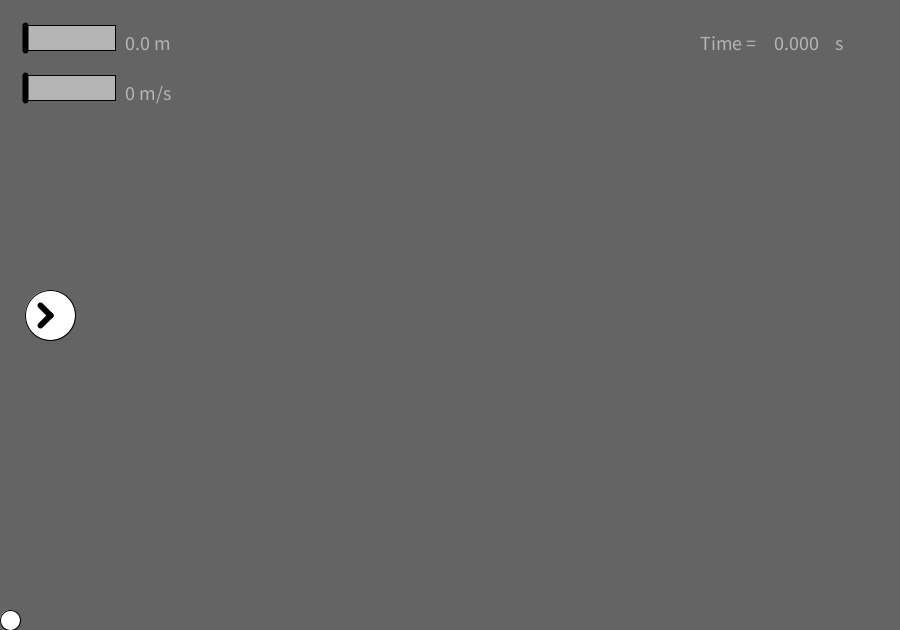
Frame 1 (no input)
Frame 60 (the mouse pressed at the canvas centre just before this capture): identical to frame 1, image omitted
Frame 120 (the mouse held since frame 60 and released just before this capture): identical to frame 1, image omitted

The Processing sketch that drew this single still picture (run headless with seeded random() and noise(); from frame 60 on, the mouse is pressed at the canvas centre):

// Processing sketch: WidgetExample
// ── WidgetExample.pde
float dx=10;  // Inital x position
float dy=620; // Inital y position
float dyi=620;
float vx=0;  // Inital x velocity
float vy=0; //Inital v velocity, remember negative y is up
float t=.1;  // Time steps
float g=9.8; // Acceleration due to gravity, where each pixel = 1 meter
float vyf=0; // Final Velocity
float r=.85; // Coeficient of Restitution (Bounciness)
float aimX=50;
float aimY=320;
int angle = 0;
int dySlider=25;
int vi=0;
boolean launch=false;
float time=0.000;
float projAngle;
float projV;

void setup()
{
  size(900, 630);
  smooth();
  background(100);
//  frameRate (30/t);
  textSize(20);
}

void draw ()
{
  background(100);
  strokeWeight(1);
  fill(255);
  ellipse (50, height/2, 50, 50);
  ellipse (dx, dy, 20, 20);
//  ellipse (10, dy, 20,20);
//  if(dy<619)
//  {
//  vectors();
//  }
  fill(180);
  rect(25, 25, 90, 25);
  rect(25, 75, 90, 25);
  strokeWeight(6);
  line(dySlider, 25, dySlider, 50);
  text(620-dyi+" m", 125, 50);
//  text("m", 215, 50);
  line(vi+25, 75, vi+25, 100);
  text(vi+" m/s", 125, 100);
//  text("m/s", 155, 100);
  text("Time =", 700,50);
  text(time, 770,50);
  text("s",835,50);
  pushMatrix();
  translate(50, height/2);
  rotate(radians(angle));
  line(0, 0, vi, 0);
  line(vi, 0, vi-10, -10);
  line(vi, 0, vi-10, 10);
  popMatrix();
  if (launch)
  {
    vyf=vy+g*t;
    dy=dy+vy*t+.5*(vyf-vy)*t;
    vy=vyf;
    dx=dx+vx*t;
    if(dy<height-10)
    {
    time=time+t;
    }
  }
  if (dy>(height-10))
  {
    dy=height-10;
    vy=0;
    vx=0;
    if (dx<770)
    {
    text(dx-10+"m", dx+15, height-2);
//    text("m", dx+90, height-2);
    }
    else
    {
    text(dx-10+"m", dx-110, height-2);
//    text("m", dx-30, height-2);
    }    
  }

  if (dx>(width-10))
  {
    dx=width-10;
    vx=vx*(-r);
  }
}

void mouseDragged()
{
  if (mouseX > 25 && mouseX < 115  && mouseY > 25 && mouseY < 50 && dx<11)
  {
    dySlider=mouseX;
    dyi=map(mouseX, 25,115,620,150);
    dy=dyi;
  }
  else if (mouseX > 25 && mouseX < 115  && mouseY > 75 && mouseY < 100 && dx<11)
  {
    vi=mouseX-25;
  }
}

void mouseReleased()
{
  if (dx<11)
  {
    vx=vi;
    launch=true;
    time=0;
  }
}

void mousePressed()
{
  launch=false;
  dx=10;
  dy=dyi;
  vy=0;
}

//void vectors()
//{
//  strokeWeight(2);
//  line(dx,dy,vx+dx,dy);
//  line(vx+dx,dy,vx+dx-5,dy-5);
//  line(vx+dx,dy,vx+dx-5,dy+5);
//  line(dx,dy,dx,dy+vy);
//  if (vy!=0)
//  {
//  line(dx,dy+vy,dx-5,dy+vy-5*vy/abs(vy));
//  line(dx,dy+vy,dx+5,dy+vy-5*vy/abs(vy));
//  }
////  projV=sqrt(vx*vx+vy*vy);
//////  projV = dist(dx,dy,dx+vx,dy+vy);
////  projAngle = sin(vy/projV);
////  println(degrees(projAngle));
////  pushMatrix();
////  translate(dx,dy);
////  rotate(projAngle);
////  line(0,0,projV,0);
////  line(projV,0,projV-5,-5);
////  line(projV,0,projV-5,+5);
////  popMatrix();
//  
//  strokeWeight(1);
//}

//void keyPressed()
//{
//  save("Default.png");
//}
